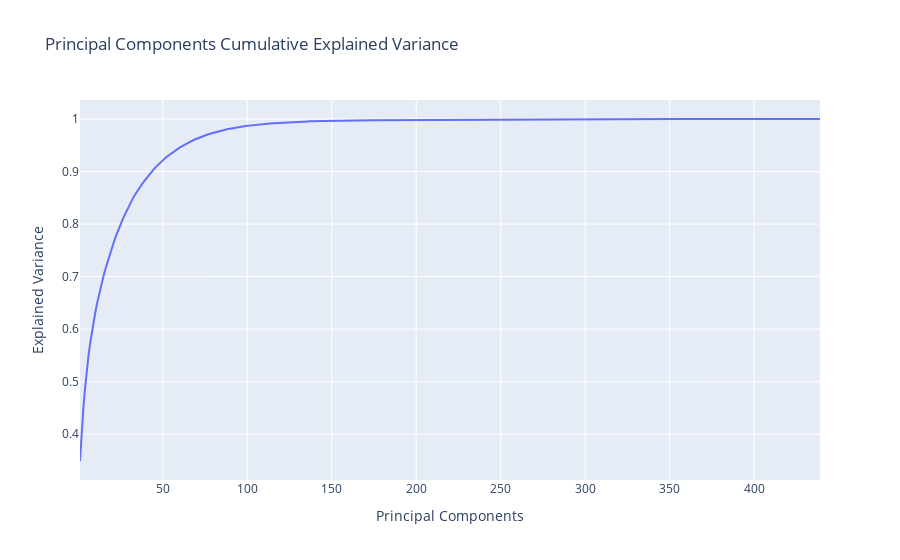

The code cell stored with this chart in its notebook:
### Markdown cell above
## PCA (KNN Imputed Data)

### Code cell
X_pcs_2 = PrincipalComponentsAnalysis(X_knn_ip)

### Figure 1 — Plotly figure (JSON) as saved in the notebook; plotly's stock layout.template omitted (floating-point values rounded to 4 significant figures; data arrays with more than 128 entries replaced by an {"elided": "..."} marker saying what was removed)
{"data": [{"hovertemplate": "Principal Components=%{x}<br>Explained Variance=%{y}<extra></extra>", "legendgroup": "", "line": {"color": "#636efa", "dash": "solid"}, "marker": {"symbol": "circle"}, "mode": "lines", "name": "", "orientation": "v", "showlegend": false, "x": {"elided": "439 int values"}, "xaxis": "x", "y": {"elided": "439 float values"}, "yaxis": "y", "type": "scatter"}], "layout": {"xaxis": {"anchor": "y", "domain": [0, 1], "title": {"text": "Principal Components"}, "type": "linear", "range": [1, 439], "autorange": true}, "yaxis": {"anchor": "x", "domain": [0, 1], "title": {"text": "Explained Variance"}, "type": "linear", "range": [0.3129, 1.036], "autorange": true}, "legend": {"tracegroupgap": 0}, "title": {"text": "Principal Components Cumulative Explained Variance"}, "autosize": true}}
